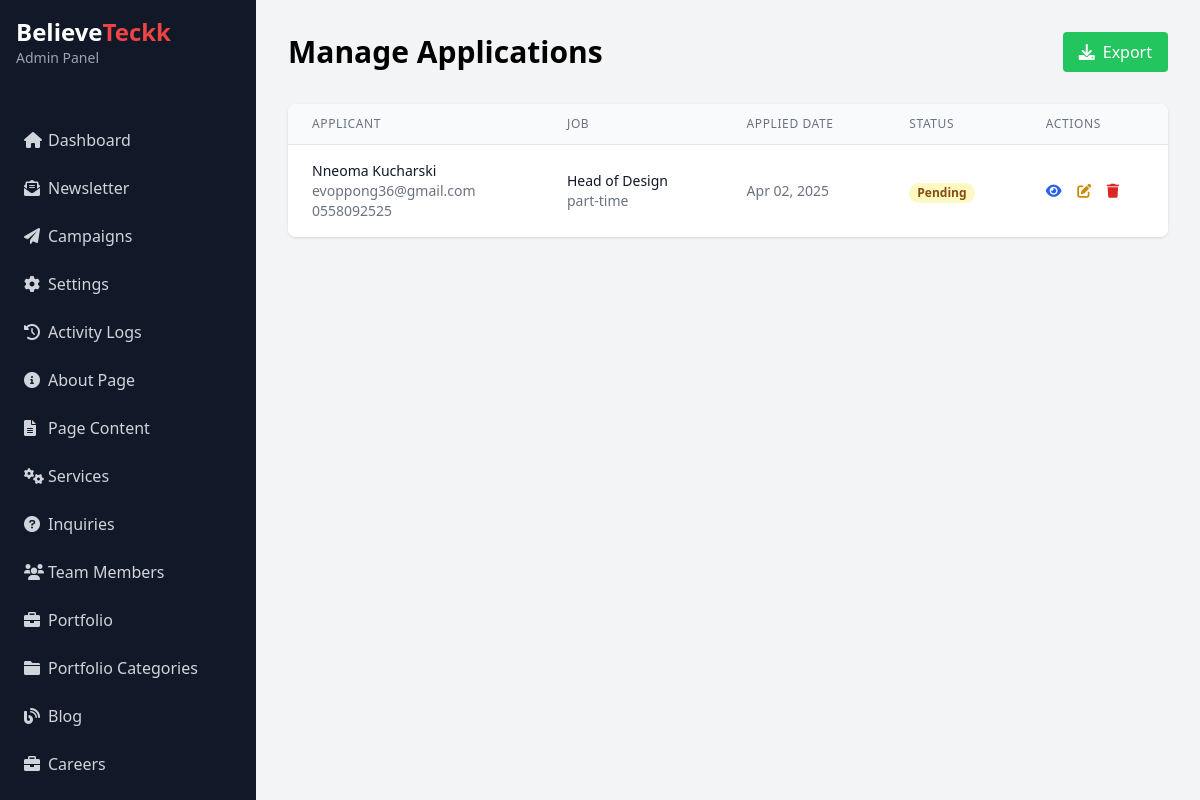
The app's page /admin/applications.php (signed in) with its own data.
### tables this page shows
CREATE TABLE `job_applications` (
  `id` int(11) NOT NULL,
  `job_id` int(11) DEFAULT NULL,
  `name` varchar(100) NOT NULL,
  `email` varchar(255) NOT NULL,
  `phone` varchar(20) DEFAULT NULL,
  `resume_path` varchar(255) DEFAULT NULL,
  `cover_letter` text DEFAULT NULL,
  `status` enum('pending','reviewed','shortlisted','rejected') DEFAULT 'pending',
  `created_at` timestamp NOT NULL DEFAULT current_timestamp(),
  `updated_at` timestamp NOT NULL DEFAULT current_timestamp() ON UPDATE current_timestamp()
);

CREATE TABLE `jobs` (
  `id` int(11) NOT NULL,
  `career_id` int(11) DEFAULT NULL,
  `title` varchar(255) NOT NULL,
  `location` varchar(100) DEFAULT NULL,
  `type` enum('full-time','part-time','contract','internship') NOT NULL,
  `description` text DEFAULT NULL,
  `requirements` text DEFAULT NULL,
  `responsibilities` text DEFAULT NULL,
  `salary_range` varchar(100) DEFAULT NULL,
  `is_active` tinyint(1) DEFAULT 1,
  `created_at` timestamp NOT NULL DEFAULT current_timestamp(),
  `updated_at` timestamp NOT NULL DEFAULT current_timestamp() ON UPDATE current_timestamp()
);

### classes/Model.php (called while the page is built, shortened)
<?php
abstract class Model {
    public function __construct($db) {
        $this->db = $db;
    }
}
?>

### classes/JobApplication.php (called while the page is built, shortened)
<?php
class JobApplication extends Model {
    protected $table = 'job_applications';
    public function getAllApplications() {
        $sql = "SELECT ja.*, j.title as job_title, j.type as job_type
                FROM {$this->table} ja
                LEFT JOIN jobs j ON ja.job_id = j.id
                ORDER BY ja.created_at DESC";
        $stmt = $this->db->prepare($sql);
        $stmt->execute();
        return $stmt->fetchAll(PDO::FETCH_ASSOC);
    }
}

### admin/applications.php (the view, shortened to what this page needs)
<?php
require_once __DIR__ .'/../classes/JobApplication.php';
$db = Database::getInstance();
$application = new JobApplication($db);
try {
    $applications = $application->getAllApplications();
} catch (Exception $e) {
    error_log("Error fetching applications: " . $e->getMessage());
    $error = '<div class="bg-red-100 border border-red-400 text-red-700 px-4 py-3 rounded" role="alert">Error loading applications. Please try again later.</div>';
    $applications = [];
}
?>
<!DOCTYPE html>
<html lang="en">
<head>
    <script src="https://cdn.tailwindcss.com"></script>
    <link rel="stylesheet" href="https://cdnjs.cloudflare.com/ajax/libs/font-awesome/6.0.0/css/all.min.css">
</head>
<body class="bg-gray-100">
    <?php include('../includes/admin_sidebar.php'); ?>
    <div class="ml-64 p-8">
        <div class="flex justify-between items-center mb-8">
            <h1 class="text-3xl font-bold">Manage Applications</h1>
            <div class="flex space-x-4">
                <button onclick="exportApplications()" class="bg-green-500 text-white px-4 py-2 rounded hover:bg-green-600">
                    <i class="fas fa-download mr-2"></i>Export
                </button>
            </div>
        </div>
        <div class="bg-white rounded-lg shadow overflow-hidden">
            <div class="overflow-x-auto">
                <table class="min-w-full divide-y divide-gray-200" role="table" aria-label="Applications">
                    <thead class="bg-gray-50">
                        <tr>
                            <th scope="col" class="px-6 py-3 text-left text-xs font-medium text-gray-500 uppercase tracking-wider">Applicant</th>
                            <th scope="col" class="px-6 py-3 text-left text-xs font-medium text-gray-500 uppercase tracking-wider">Job</th>
                            <th scope="col" class="px-6 py-3 text-left text-xs font-medium text-gray-500 uppercase tracking-wider">Applied Date</th>
                            <th scope="col" class="px-6 py-3 text-left text-xs font-medium text-gray-500 uppercase tracking-wider">Status</th>
                            <th scope="col" class="px-6 py-3 text-left text-xs font-medium text-gray-500 uppercase tracking-wider">Actions</th>
                        </tr>
                    </thead>
                    <tbody class="bg-white divide-y divide-gray-200">
                        <?php if (empty($applications)): ?>
                        <tr>
                            <td colspan="5" class="px-6 py-4 text-center text-gray-500">No applications found.</td>
                        </tr>
                        <?php else: ?>
                            <?php foreach ($applications as $app): ?>
                            <tr>
                                <td class="px-6 py-4 whitespace-nowrap">
                                    <div class="text-sm font-medium text-gray-900"><?php echo htmlspecialchars($app['name']); ?></div>
                                    <div class="text-sm text-gray-500"><?php echo htmlspecialchars($app['email']); ?></div>
                                    <?php if ($app['phone']): ?>
                                    <div class="text-sm text-gray-500"><?php echo htmlspecialchars($app['phone']); ?></div>
                                    <?php endif; ?>
                                </td>
                                <td class="px-6 py-4 whitespace-nowrap">
                                    <div class="text-sm font-medium text-gray-900"><?php echo htmlspecialchars($app['job_title']); ?></div>
                                    <div class="text-sm text-gray-500"><?php echo htmlspecialchars($app['job_type']); ?></div>
                                </td>
                                <td class="px-6 py-4 whitespace-nowrap text-sm text-gray-500">
                                    <?php echo date('M d, Y', strtotime($app['created_at'])); ?>
                                </td>
                                <td class="px-6 py-4 whitespace-nowrap">
                                    <span class="px-2 inline-flex text-xs leading-5 font-semibold rounded-full
                                        <?php
                                        switch ($app['status']) {
                                            case 'pending':
                                                echo 'bg-yellow-100 text-yellow-800';
                                                break;
                                        }
                                        ?>">
                                        <?php echo ucfirst($app['status']); ?>
                                    </span>
                                </td>
                                <td class="px-6 py-4 whitespace-nowrap text-sm font-medium">
                                    <button onclick="viewApplication(<?php echo htmlspecialchars(json_encode($app)); ?>)"
                                            class="text-blue-600 hover:text-blue-900 mr-3"
                                            aria-label="View application details">
                                        <i class="fas fa-eye" aria-hidden="true"></i>
                                    </button>
                                    <button onclick="updateStatus(<?php echo $app['id']; ?>)"
                                            class="text-yellow-600 hover:text-yellow-900 mr-3"
                                            aria-label="Update application status">
                                        <i class="fas fa-edit" aria-hidden="true"></i>
                                    </button>
                                    <button onclick="deleteApplication(<?php echo $app['id']; ?>)"
                                            class="text-red-600 hover:text-red-900"
                                            aria-label="Delete application">
                                        <i class="fas fa-trash" aria-hidden="true"></i>
                                    </button>
                                </td>
                            </tr>
                            <?php endforeach; ?>
                        <?php endif; ?>
                    </tbody>
                </table>
            </div>
        </div>
    </div>
</body>
</html>

### records on screen
job_applications: name "Nneoma Kucharski", email "evoppong36@gmail.com", phone "0558092525", job.title "Head of Design", job.type "part-time", created_at "Apr 02, 2025", status "Pending"
